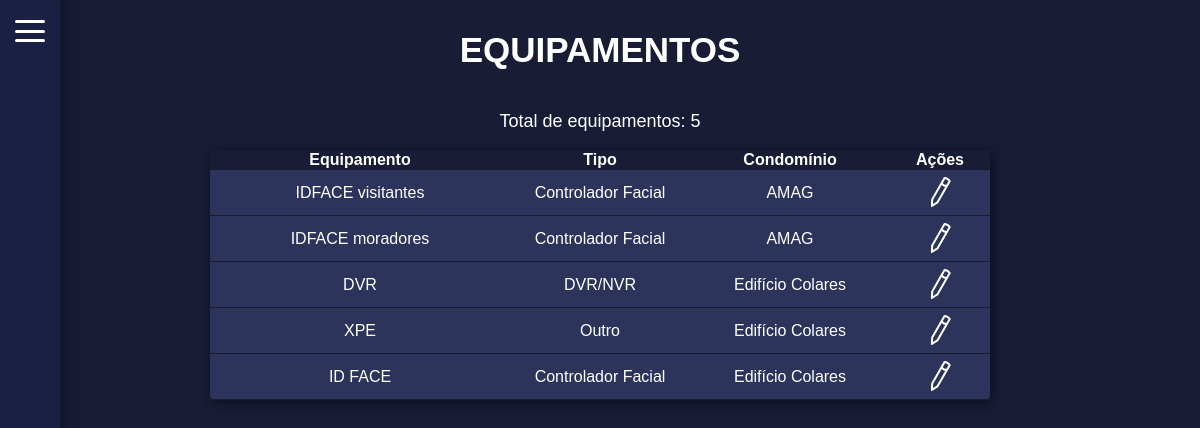
Page /listar_equips/ on the committed database.
### mainApp/models.py (models this page shows, shortened)
class Conds(models.Model):
    name = models.CharField(max_length=100)
    created_at = models.DateTimeField(auto_now_add=True)
    endereco = models.CharField(max_length=200)

class Itens_facial(models.Model):
    cond_id = models.ForeignKey(Conds, on_delete=models.CASCADE, related_name='itens_facial', verbose_name="Condomínio")
    item = models.CharField(max_length=100, verbose_name="Item")
    iplocal = models.CharField(max_length=15, verbose_name="IP Local")
    link = models.CharField(max_length=100, verbose_name="Link de acesso")
    mac = models.CharField(max_length=17, verbose_name="Endereço MAC")
    http = models.PositiveIntegerField(verbose_name="Porta HTTP")
    user = models.CharField(max_length=50, verbose_name="Usuário")
    senha = models.CharField(max_length=50, verbose_name="Senha")
    desc = models.CharField(max_length=100, verbose_name="Descrição")
    data = models.DateTimeField(auto_now=True)

class Itens_dvr(models.Model):
    cond_id = models.ForeignKey(Conds, on_delete=models.CASCADE, related_name='itens_dvr', verbose_name="Condomínio")
    item = models.CharField(max_length=100, verbose_name="Item")
    iplocal = models.CharField(max_length=15, verbose_name="IP Local")
    link = models.CharField(max_length=100, verbose_name="Link de acesso")
    mac = models.CharField(max_length=17, verbose_name="Endereço MAC")
    rtsp = models.PositiveIntegerField(verbose_name="Porta RTSP")
    http = models.PositiveIntegerField(verbose_name="Porta HTTP")
    user = models.CharField(max_length=50, verbose_name="Usuário")
    senha = models.CharField(max_length=50, verbose_name="Senha")
    desc = models.CharField(max_length=100, verbose_name="Descrição")
    data = models.DateTimeField(auto_now=True)

class Itens_outro(models.Model):
    cond_id = models.ForeignKey(Conds, on_delete=models.CASCADE, related_name='itens_outro', verbose_name="Condomínio")
    item = models.CharField(max_length=100, verbose_name="Item")
    iplocal = models.CharField(max_length=15, verbose_name="IP Local")
    link = models.CharField(max_length=100, verbose_name="Link de acesso")
    mac = models.CharField(max_length=17, verbose_name="Endereço MAC")
    rtsp = models.PositiveIntegerField(verbose_name="Porta RTSP")
    http = models.PositiveIntegerField(verbose_name="Porta HTTP")
    user = models.CharField(max_length=50, verbose_name="Usuário")
    senha = models.CharField(max_length=50, verbose_name="Senha")
    desc = models.CharField(max_length=100, verbose_name="Descrição")
    data = models.DateTimeField(auto_now=True)

### mainApp/views.py (the view)
# urls.py: path('listar_equips/', views.listar_equips, name='listar_equips'), # listar equipamentos
def listar_equips(request):
    from itertools import chain
    faciais = Itens_facial.objects.all().order_by('-data')
    dvrs = Itens_dvr.objects.all().order_by('-data')
    outros = Itens_outro.objects.all().order_by('-data')
    all_items = sorted(
        chain(faciais, dvrs, outros),
        key=lambda instance: instance.data,
        reverse=True
    )
    itens_data = []
    for equipamento in all_items:
        if hasattr(equipamento, 'item'):
            if isinstance(equipamento, Itens_facial):
                tipo_modelo = 'Facial'
                tipo_display = 'Controlador Facial'
            elif isinstance(equipamento, Itens_dvr):
                tipo_modelo = 'DVR'
                tipo_display = 'DVR/NVR'
            elif isinstance(equipamento, Itens_outro):
                tipo_modelo = 'Outro'
                tipo_display = 'Outro'
            else:
                tipo_modelo = 'Equipamento'
                tipo_display = 'Equipamento'
            itens_data.append({
                'item': equipamento.item,
                'tipo': tipo_display,
                'tipo_modelo': tipo_modelo,
                'cond_id': equipamento.cond_id,
                'data': equipamento.data,
                'id': equipamento.id
            })
    context = {
        'faciais': faciais,
        'dvrs': dvrs,
        'outros': outros,
        'itens': itens_data
    }
    return render(request, 'equip-forms/listar_equips.html', context)

### mainApp/templates/equip-forms/listar_equips.html (shortened to what this page needs)
<!DOCTYPE html>
<html lang="pt-br">
<head>
</head>
<body>
    <div id="container">
        <h1 class="title">EQUIPAMENTOS</h1>
        <p>Total de equipamentos: {{ itens|length }}</p>
        <div id="bar">
            <label for="menu-toggle" class="menu-btn">
                <span></span>
                <span></span>
                <span></span>
            </label>
            <div class="slide-menu">
                <ul>
                </ul>
            </div>
        </div>
        {% if itens %}
            <table>
                <thead>
                    <tr class="tr-head">
                        <th>Equipamento</th>
                        <th>Tipo</th>
                        <th>Condomínio</th>
                        <th>Ações</th>
                    </tr>
                </thead>
                <tbody>
                    {% for item_data in itens %}
                        <tr class="tr-itens">
                            <td class="td-item">{{ item_data.item }}</td>
                            <td class="td-tipo">{{ item_data.tipo }}</td>
                            <td>
                                <a href="{% url 'detail_conds' item_data.cond_id.id %}" class="td-condname">{{ item_data.cond_id.name }}</a>
                            </td>
                            <td>
                                <a href="{% url 'edit_equip' tipo=item_data.tipo_modelo equipamento_id=item_data.id %}" class="bt-details">
                                </a>
                            </td>
                        </tr>
                    {% empty %}
                        <tr>
                            <p>Nenhum equipamento encontrado.</p>
                        </tr>
                    {% endfor %}
                </tbody>
            </table>
        {% endif %}
    </div>
</body>
</html>

### mainApp/templates/equip-forms/listar_equips.html (style rules this page uses)
body { margin: 0; font-family: Arial, sans-serif; background: #181c34; color: white; }
#container { display: flex; flex-direction: column; align-items: center; justify-content: center; flex-grow: 1; }
.menu-btn { position: fixed; top: 20px; left: 15px; width: 30px; height: 22px; cursor: pointer; z-index: 1002; display: flex; flex-direction: column; justify-content: space-between; }
.menu-btn span { display: block; height: 3px; width: 30px; background: #fff; border-radius: 3px; transition: 0.3s; }
.slide-menu { position: fixed; top: 0; left: -190px; width: 250px; height: 100%; background: #1a2041; color: white; transition: left 0.3s ease; padding-top: 40px; z-index: 1001; box-shadow: 5px -10px 10px #12162d; }
.slide-menu ul, li { padding-top: 10px; padding-left: 5px; padding-right: 60px; padding-bottom: 10px; }
.slide-menu ul { align-content: space-evenly; }
.slide-menu ul { list-style-type: none; }
p { font-size: 18px; text-align: center; }
table { background: #2d345b; box-shadow: 2px 2px 10px #0c0f20; border-radius: 5px; border-collapse: collapse; }
.tr-head { background: #181c34; }
.td-item { width: 300px; text-align: center; height: 35px; }
.td-tipo { width: 180px; text-align: center; }
td { border-bottom: 1px solid #181c34; position: relative; padding: 0px !important; }
.td-condname { width: 150px; margin: 0 auto; padding: 10px 25px; text-align: center; display: block; text-decoration: none; color: inherit; }
a { text-decoration: none; color: white; }
.title { font-size: 35px; text-align: left; margin-top: 30px; }
.bt-details { display: flex; color: #181c34; justify-content: center; text-decoration: none; padding-top: 7px; padding-bottom: 7px; width: 100px; }

### rows in the picture
Conds: item "IDFACE visitantes", tipo "Controlador Facial", cond_id.name "AMAG", item "IDFACE moradores"
Conds: item "DVR", tipo "DVR/NVR", cond_id.name "Edifício Colares", item "XPE", tipo "Outro", item "ID FACE", tipo "Controlador Facial"

### other values in the picture
{{ itens|length }} "5"
